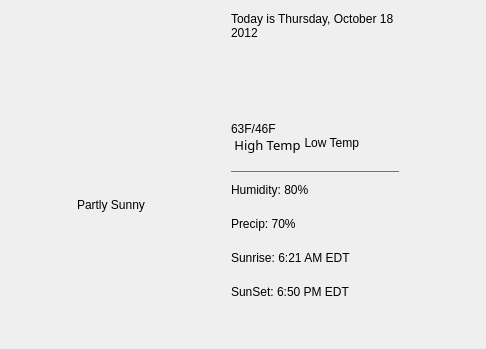
<?xml version="1.0" encoding="UTF-8"?>
<ui version="4.0">
 <class>DayWeatherDetail</class>
 <widget class="QWidget" name="DayWeatherDetail">
  <property name="geometry">
   <rect>
    <x>0</x>
    <y>0</y>
    <width>486</width>
    <height>349</height>
   </rect>
  </property>
  <property name="windowTitle">
   <string>Form</string>
  </property>
  <layout class="QHBoxLayout" name="horizontalLayout">
   <property name="spacing">
    <number>0</number>
   </property>
   <property name="leftMargin">
    <number>0</number>
   </property>
   <property name="topMargin">
    <number>0</number>
   </property>
   <property name="rightMargin">
    <number>0</number>
   </property>
   <property name="bottomMargin">
    <number>0</number>
   </property>
   <item>
    <spacer name="horizontalSpacer_3">
     <property name="orientation">
      <enum>Qt::Horizontal</enum>
     </property>
     <property name="sizeHint" stdset="0">
      <size>
       <width>20</width>
       <height>20</height>
      </size>
     </property>
    </spacer>
   </item>
   <item>
    <layout class="QVBoxLayout" name="verticalLayout2" stretch="25,10,0">
     <property name="spacing">
      <number>0</number>
     </property>
     <item>
      <widget class="QLabel" name="weather_icon_label">
       <property name="text">
        <string/>
       </property>
       <property name="pixmap">
        <pixmap>../../Downloads/weather_fog.png</pixmap>
       </property>
       <property name="scaledContents">
        <bool>false</bool>
       </property>
       <property name="alignment">
        <set>Qt::AlignBottom|Qt::AlignHCenter</set>
       </property>
      </widget>
     </item>
     <item>
      <widget class="QLabel" name="weather_description_label">
       <property name="text">
        <string>Partly Sunny</string>
       </property>
       <property name="alignment">
        <set>Qt::AlignCenter</set>
       </property>
      </widget>
     </item>
     <item>
      <spacer name="verticalSpacer_3">
       <property name="orientation">
        <enum>Qt::Vertical</enum>
       </property>
       <property name="sizeHint" stdset="0">
        <size>
         <width>20</width>
         <height>110</height>
        </size>
       </property>
      </spacer>
     </item>
    </layout>
   </item>
   <item>
    <spacer name="horizontalSpacer_4">
     <property name="orientation">
      <enum>Qt::Horizontal</enum>
     </property>
     <property name="sizeHint" stdset="0">
      <size>
       <width>10</width>
       <height>20</height>
      </size>
     </property>
    </spacer>
   </item>
   <item>
    <layout class="QVBoxLayout" name="verticalLayout" stretch="15,35,0,10,10,10,10,0">
     <property name="spacing">
      <number>0</number>
     </property>
     <property name="leftMargin">
      <number>10</number>
     </property>
     <property name="rightMargin">
      <number>10</number>
     </property>
     <item>
      <widget class="QLabel" name="date_label">
       <property name="text">
        <string>Today is Thursday, October 18 2012</string>
       </property>
       <property name="scaledContents">
        <bool>false</bool>
       </property>
       <property name="wordWrap">
        <bool>true</bool>
       </property>
      </widget>
     </item>
     <item>
      <layout class="QGridLayout" name="gridLayout" rowstretch="5,2" rowminimumheight="0,0">
       <property name="spacing">
        <number>0</number>
       </property>
       <item row="1" column="1">
        <widget class="QLabel" name="lowTempText">
         <property name="text">
          <string> Low Temp</string>
         </property>
         <property name="alignment">
          <set>Qt::AlignRight|Qt::AlignTop|Qt::AlignTrailing</set>
         </property>
        </widget>
       </item>
       <item row="0" column="0" colspan="2">
        <widget class="QLabel" name="temp_label">
         <property name="text">
          <string>63F/46F</string>
         </property>
         <property name="textFormat">
          <enum>Qt::AutoText</enum>
         </property>
         <property name="scaledContents">
          <bool>false</bool>
         </property>
         <property name="alignment">
          <set>Qt::AlignBottom|Qt::AlignLeading|Qt::AlignLeft</set>
         </property>
        </widget>
       </item>
       <item row="1" column="0">
        <widget class="QLabel" name="highTempText">
         <property name="font">
          <font>
           <family>Sans Serif</family>
           <pointsize>10</pointsize>
           <weight>50</weight>
           <italic>false</italic>
           <bold>false</bold>
          </font>
         </property>
         <property name="text">
          <string> High Temp</string>
         </property>
         <property name="alignment">
          <set>Qt::AlignLeading|Qt::AlignLeft|Qt::AlignTop</set>
         </property>
        </widget>
       </item>
       <item row="0" column="2" rowspan="2">
        <spacer name="horizontalSpacer">
         <property name="orientation">
          <enum>Qt::Horizontal</enum>
         </property>
         <property name="sizeHint" stdset="0">
          <size>
           <width>40</width>
           <height>20</height>
          </size>
         </property>
        </spacer>
       </item>
      </layout>
     </item>
     <item>
      <widget class="Line" name="line">
       <property name="styleSheet">
        <string notr="true">color: rgb(118, 118, 118);</string>
       </property>
       <property name="frameShadow">
        <enum>QFrame::Plain</enum>
       </property>
       <property name="orientation">
        <enum>Qt::Horizontal</enum>
       </property>
      </widget>
     </item>
     <item>
      <widget class="QLabel" name="humidity_label">
       <property name="text">
        <string>Humidity: 80%</string>
       </property>
       <property name="alignment">
        <set>Qt::AlignLeading|Qt::AlignLeft|Qt::AlignVCenter</set>
       </property>
      </widget>
     </item>
     <item>
      <widget class="QLabel" name="precip_label">
       <property name="text">
        <string>Precip: 70%</string>
       </property>
       <property name="alignment">
        <set>Qt::AlignLeading|Qt::AlignLeft|Qt::AlignVCenter</set>
       </property>
      </widget>
     </item>
     <item>
      <widget class="QLabel" name="wind_label">
       <property name="text">
        <string>Sunrise: 6:21 AM EDT</string>
       </property>
       <property name="alignment">
        <set>Qt::AlignLeading|Qt::AlignLeft|Qt::AlignVCenter</set>
       </property>
      </widget>
     </item>
     <item>
      <widget class="QLabel" name="dewpoint_label">
       <property name="text">
        <string>SunSet: 6:50 PM EDT</string>
       </property>
       <property name="alignment">
        <set>Qt::AlignLeading|Qt::AlignLeft|Qt::AlignVCenter</set>
       </property>
      </widget>
     </item>
     <item>
      <spacer name="verticalSpacer_2">
       <property name="orientation">
        <enum>Qt::Vertical</enum>
       </property>
       <property name="sizeHint" stdset="0">
        <size>
         <width>20</width>
         <height>40</height>
        </size>
       </property>
      </spacer>
     </item>
    </layout>
   </item>
   <item>
    <spacer name="horizontalSpacer_2">
     <property name="orientation">
      <enum>Qt::Horizontal</enum>
     </property>
     <property name="sizeHint" stdset="0">
      <size>
       <width>40</width>
       <height>20</height>
      </size>
     </property>
    </spacer>
   </item>
  </layout>
 </widget>
 <resources/>
 <connections/>
</ui>
